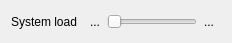
<?xml version="1.0" encoding="UTF-8"?>
<ui version="4.0">
 <class>SystemLoadWidget</class>
 <widget class="QWidget" name="SystemLoadWidget">
  <property name="geometry">
   <rect>
    <x>0</x>
    <y>0</y>
    <width>232</width>
    <height>39</height>
   </rect>
  </property>
  <property name="windowTitle">
   <string>Form</string>
  </property>
  <layout class="QHBoxLayout" name="horizontalLayout">
   <property name="spacing">
    <number>0</number>
   </property>
   <item>
    <widget class="QLabel" name="label">
     <property name="text">
      <string>System load</string>
     </property>
    </widget>
   </item>
   <item>
    <spacer name="horizontalSpacer">
     <property name="orientation">
      <enum>Qt::Horizontal</enum>
     </property>
     <property name="sizeType">
      <enum>QSizePolicy::Fixed</enum>
     </property>
     <property name="sizeHint" stdset="0">
      <size>
       <width>6</width>
       <height>20</height>
      </size>
     </property>
    </spacer>
   </item>
   <item>
    <widget class="QToolButton" name="minusBtn">
     <property name="text">
      <string>...</string>
     </property>
     <property name="icon">
      <iconset resource="../app/resources/resources.qrc">
       <normaloff>:/icons/minus-16.png</normaloff>:/icons/minus-16.png</iconset>
     </property>
     <property name="autoRaise">
      <bool>true</bool>
     </property>
    </widget>
   </item>
   <item>
    <widget class="QSlider" name="slider">
     <property name="pageStep">
      <number>1</number>
     </property>
     <property name="tracking">
      <bool>false</bool>
     </property>
     <property name="orientation">
      <enum>Qt::Horizontal</enum>
     </property>
     <property name="tickPosition">
      <enum>QSlider::NoTicks</enum>
     </property>
    </widget>
   </item>
   <item>
    <widget class="QToolButton" name="plusBtn">
     <property name="text">
      <string>...</string>
     </property>
     <property name="icon">
      <iconset resource="../app/resources/resources.qrc">
       <normaloff>:/icons/plus-16.png</normaloff>:/icons/plus-16.png</iconset>
     </property>
     <property name="autoRaise">
      <bool>true</bool>
     </property>
    </widget>
   </item>
  </layout>
 </widget>
 <resources>
  <include location="../app/resources/resources.qrc"/>
 </resources>
 <connections/>
</ui>
